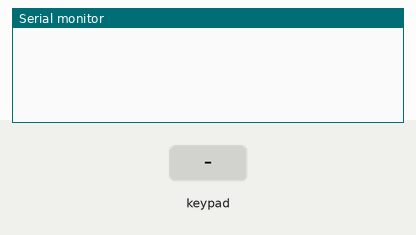
Bench run of a sketch on a simulated Arduino Uno, built with avr-gcc and run on an emulated ATmega328P. Parts: the last lines printed to the serial monitor. The test bench sets the inputs (shaded band).

Above: at 1.2 s.
1.3 s: key '1' pressed
At 2.5 s:
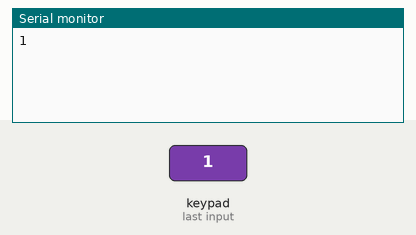
2.8 s: keypad keys 1 3 1 2 1 1 1 0 # pressed 0.4 s apart
At 6.4 s:
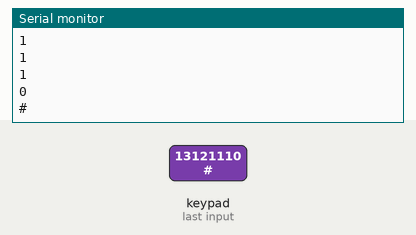
7.9 s: key 'A' pressed
At 8.8 s:
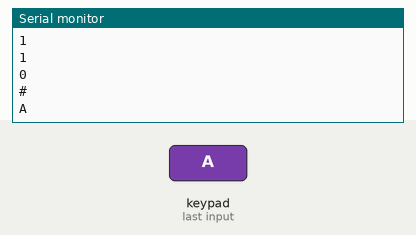
9.4 s: keypad keys 1 3 1 2 1 1 1 0 * pressed 0.4 s apart
At 13.7 s:
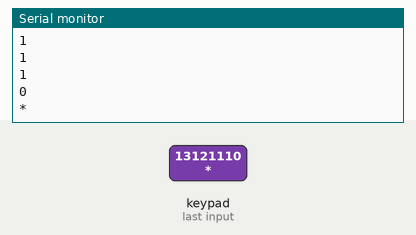
14.5 s: key 'B' pressed
At 15.1 s:
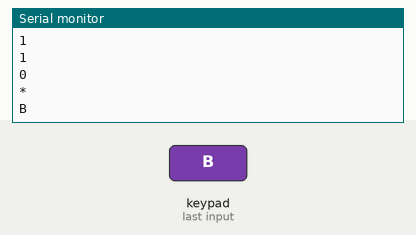
16.0 s: keypad keys 1 3 1 2 1 1 1 0 D pressed 0.4 s apart
At 19.9 s:
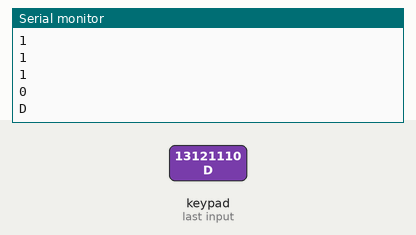
Timing chart, 0 to 21.4 s (numbered marks = the images above; inputs shaded):
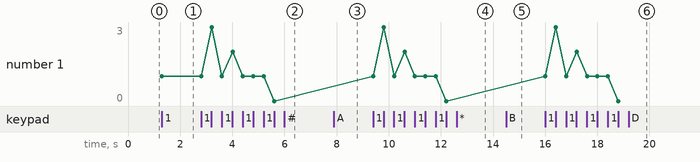

Measured:
- after the input at 1.3 s, the serial monitor: prints a new line at once (image 1)
- after the input at 2.8 s, the serial monitor: prints a new line after 0.41 s (image 2)
- after the input at 7.9 s, the serial monitor: prints a new line at once (image 3)
- after the input at 9.4 s, the serial monitor: prints a new line at once (image 4)
- after the input at 14.5 s, the serial monitor: prints a new line at once (image 5)
- after the input at 16.0 s, the serial monitor: prints a new line at once (image 6)
- plotted number 1: 1 → 0 after the input at 2.8 s

The sketch:

teclado.ino
```cpp
#include <Keypad.h>

const byte filas = 4;
const byte columnas = 4;

char teclas[filas][columnas] = {
   { '1','2','3', 'A'},
   { '4','5','6', 'B'},
   { '7','8','9', 'C'},
   { '#','0','*', 'D'}
};

const byte pinFilas[filas] = { 13, 12, 11, 10 };
const byte pinColumnas[columnas] = { 9, 8, 7, 6 };

Keypad teclado = Keypad(makeKeymap(teclas), pinFilas, pinColumnas, filas, columnas);

void setup() {
   Serial.begin(9600);
}

void loop() {
   char clave = teclado.getKey();

   if (clave) {
      Serial.println(clave);
   }
}
```
